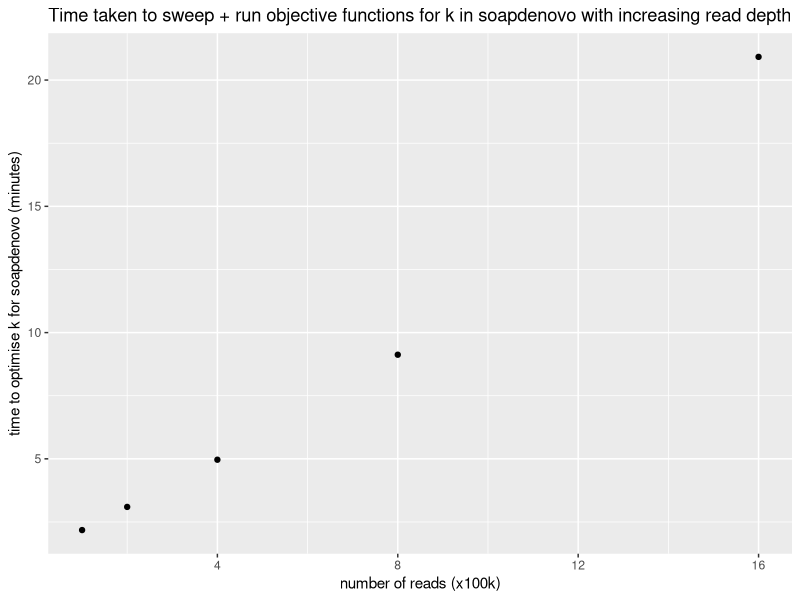
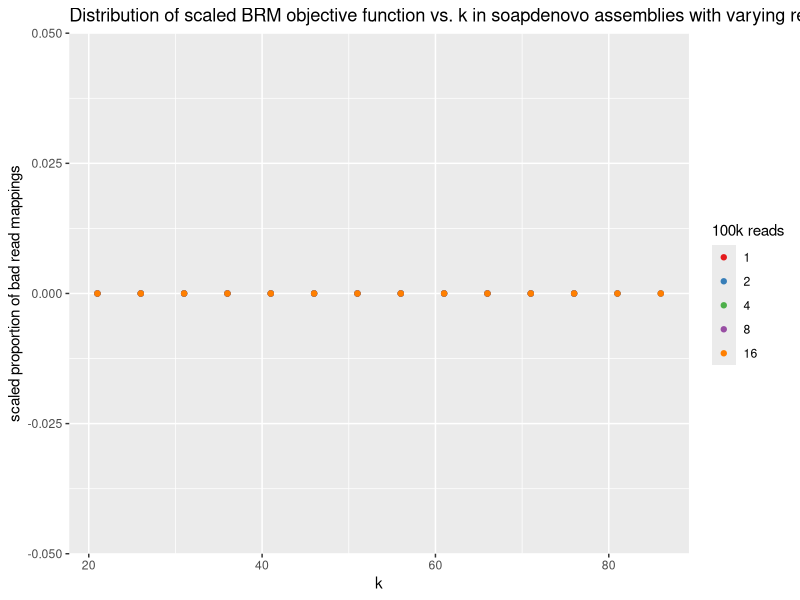
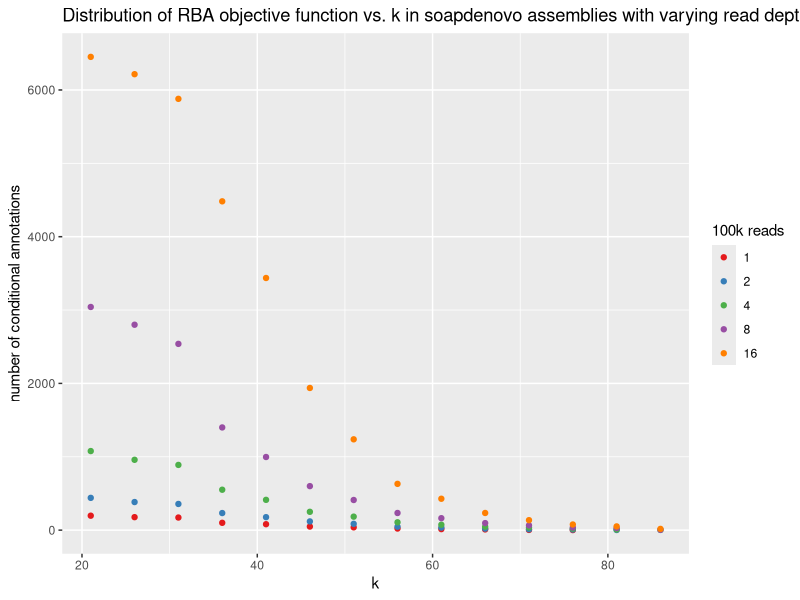
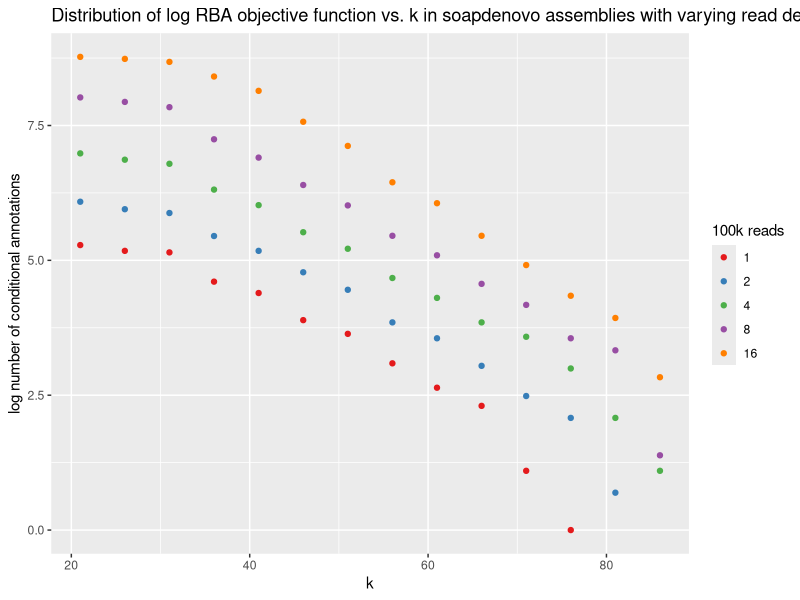
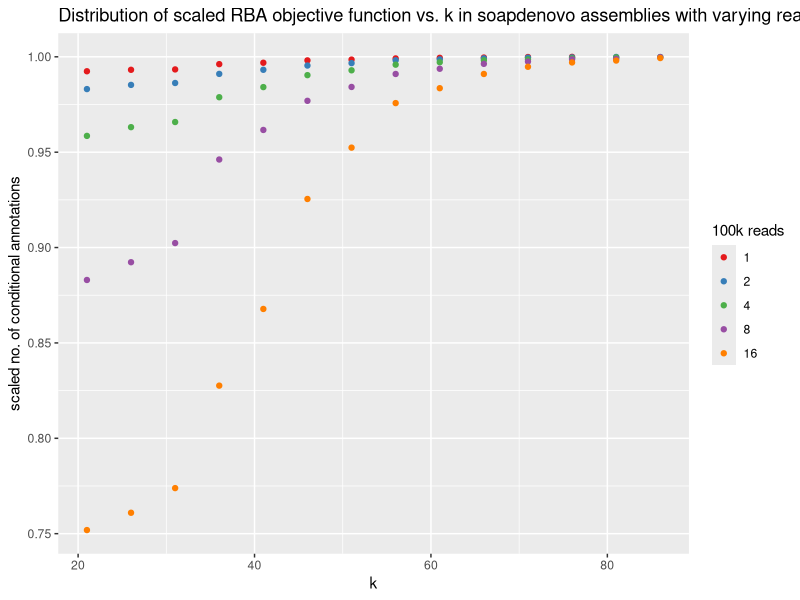
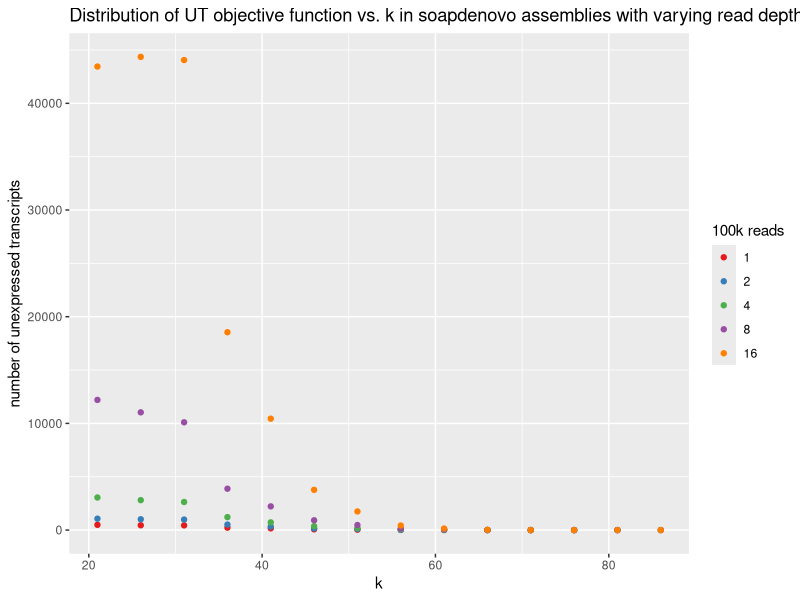
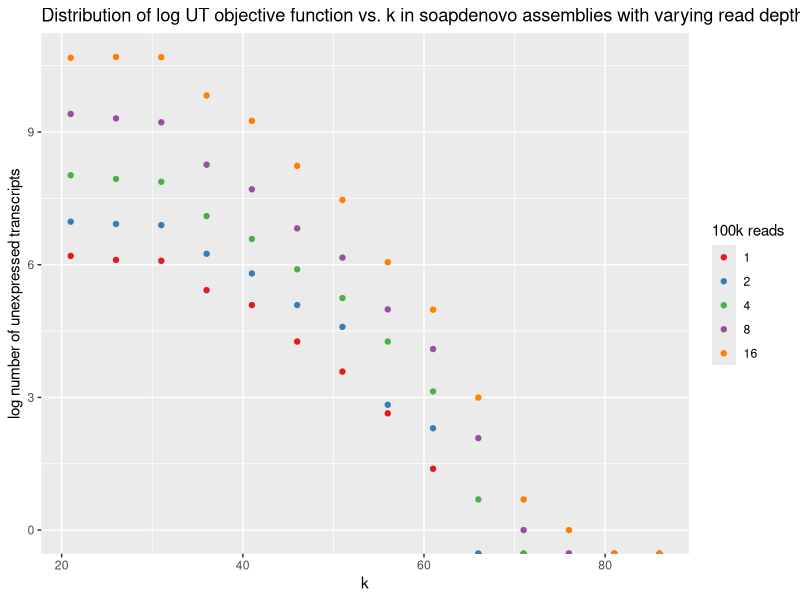
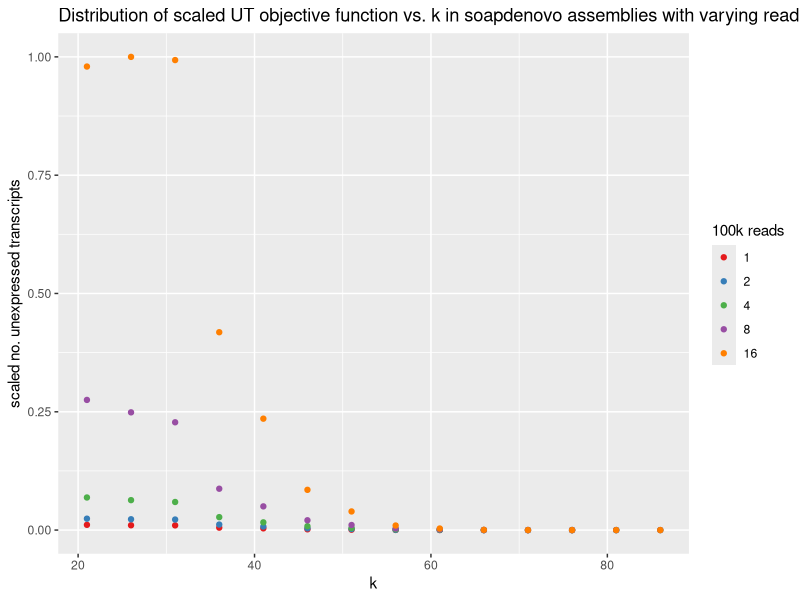

These figures' R source, in order:
## ---- chunk 1
data <- read.csv('soapkoptimisation.csv', as.is=T)

library(ggplot2)
# plot time taken for each optimisation (total)
time <- aggregate(time ~ d, data[,c('d', 'time')], sum)

ggplot(time, aes(x=d, y=time/60)) +
  geom_point() +
  xlab('number of reads (x100k)') +
  ylab('time to optimise k for soapdenovo (minutes)') +
  ggtitle('Time taken to sweep + run objective functions for k in soapdenovo with increasing read depth')
## ---- chunk 2

# plot distribution of each objective function

# BMRs
data$brms <- sqrt(((0 - data$brm) / 1)**2)
ggplot(data, aes(x=k, y=brms, colour=factor(d))) +
  geom_point() +
  ylab('scaled proportion of bad read mappings') +
  scale_color_brewer(palette='Set1', name='100k reads') +
  ggtitle('Distribution of scaled BRM objective function vs. k in soapdenovo assemblies with varying read depth')

# RBA
ggplot(data, aes(x=k, y=rba, colour=factor(d))) +
  geom_point() +
  ylab('number of conditional annotations') +
  scale_color_brewer(palette='Set1', name='100k reads') +
  ggtitle('Distribution of RBA objective function vs. k in soapdenovo assemblies with varying read depth')

ggplot(data, aes(x=k, y=log(rba), colour=factor(d))) +
  geom_point() +
  ylab('log number of conditional annotations') +
  scale_color_brewer(palette='Set1', name='100k reads') +
  ggtitle('Distribution of log RBA objective function vs. k in soapdenovo assemblies with varying read depth')

data$rbas <- sqrt(((26000 - data$rba) / 26000)**2)
ggplot(data, aes(x=k, y=rbas, colour=factor(d))) +
  geom_point() +
  ylab('scaled no. of conditional annotations') +
  scale_color_brewer(palette='Set1', name='100k reads') +
  ggtitle('Distribution of scaled RBA objective function vs. k in soapdenovo assemblies with varying read depth')

# UT
ggplot(data, aes(x=k, y=ut, colour=factor(d))) +
  geom_point() +
  ylab('number of unexpressed transcripts') +
  scale_color_brewer(palette='Set1', name='100k reads') +
  ggtitle('Distribution of UT objective function vs. k in soapdenovo assemblies with varying read depth')

ggplot(data, aes(x=k, y=log(ut), colour=factor(d))) +
  geom_point() +
  ylab('log number of unexpressed transcripts') +
  scale_color_brewer(palette='Set1', name='100k reads') +
  ggtitle('Distribution of log UT objective function vs. k in soapdenovo assemblies with varying read depth')

data$uts <- sqrt(((0 - data$ut) / max(data$ut))**2)
ggplot(data, aes(x=k, y=uts, colour=factor(d))) +
  geom_point() +
  ylab('scaled no. unexpressed transcripts') +
  scale_color_brewer(palette='Set1', name='100k reads') +
  ggtitle('Distribution of scaled UT objective function vs. k in soapdenovo assemblies with varying read depth')
## ---- chunk 3
# plot DFO for all points
ggplot(data, aes(x=k, y=dr, colour=factor(d))) +
  geom_point() +
  ylab('distance from optimal') +
  scale_color_brewer(palette='Set1', name='100k reads') +
  ggtitle('Dimension-reduced multi objective optimisation of k in soapdenovo assemblies with varying read depth')

# contribution of each objective to the DFO
library(reshape2)
contribs <- melt(data=data[data$d==16, c('k', 'dr', 'uts', 'rbas', 'brms')], id=c('k', 'dr'))
contribs$value = as.numeric(contribs$value)
ggplot(data=contribs, aes(x=k, y=(value/dr)/3, fill=variable)) + 
  geom_bar(stat='identity') +
  ggtitle('Contribution of each objective function to DFO for different values of k with 1600k reads') +
  ylab('proportional contribution of objective function')
contribs <- melt(data=data[data$d==1, c('k', 'dr', 'uts', 'rbas', 'brms')], id=c('k', 'dr'))
contribs$value = as.numeric(contribs$value)
ggplot(data=contribs, aes(x=k, y=(value/dr)/3, fill=variable)) + 
  geom_bar(stat='identity') +
  ggtitle('Contribution of each objective function to DFO for different values of k with 100k reads') +
  ylab('proportional contribution of objective function')
